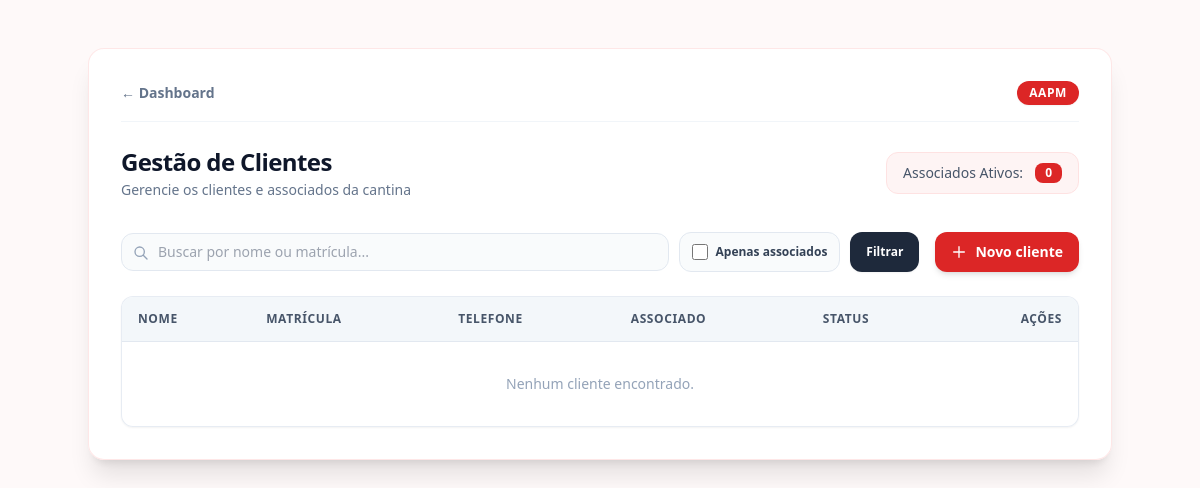
The app's page /clientes/ (signed in), older data.
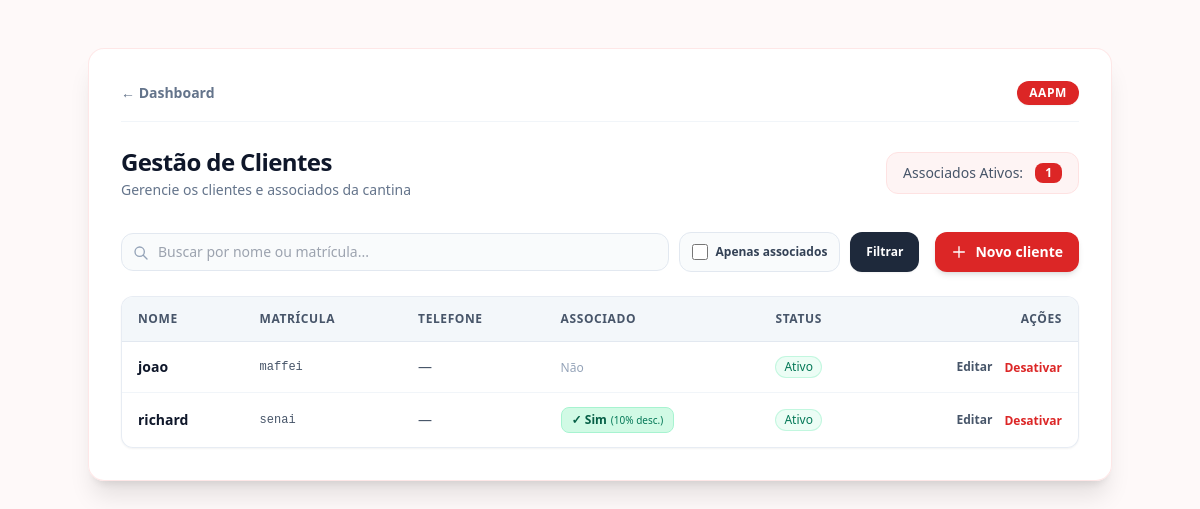
The same page, newer data.
### app/models/cliente.py (models this page shows, shortened)
class Cliente(Base):
    __tablename__ = "clientes"
    id         = Column(Integer, primary_key=True, index=True)
    nome       = Column(String(150), nullable=False, index=True)
    matricula  = Column(String(50), nullable=True, unique=True)
    telefone   = Column(String(20), nullable=True)
    is_associado = Column(Boolean, default=False, nullable=False)
    ativo      = Column(Boolean, default=True)
    criado_em  = Column(DateTime, server_default=func.now())
    vendas = relationship("Venda", back_populates="cliente")

### app/controllers/cliente_controller.py (the view)
@router.get("/")
def listar_clientes(
    request: Request,
    busca: str = "",
    apenas_associados: bool = False,
    db: Session = Depends(get_db),
    admin = Depends(get_admin)
):
    query = db.query(Cliente)
    if busca:
        query = query.filter(
            Cliente.nome.ilike(f"%{busca}%") |
            Cliente.matricula.ilike(f"%{busca}%")
        )
    if apenas_associados:
        query = query.filter(Cliente.is_associado == True)
    clientes = query.order_by(Cliente.nome).all()
    total_associados = db.query(Cliente).filter(
        Cliente.is_associado == True,
        Cliente.ativo == True
    ).count()
    return templates.TemplateResponse(
        request,
        "clientes/index.html",
        {
            "request":           request,
            "usuario":           admin,
            "clientes":          clientes,
            "busca":             busca,
            "apenas_associados": apenas_associados,
            "total_associados":  total_associados,
        }
    )

### app/templates/clientes/index.html (shortened to what this page needs)
<!DOCTYPE html>
<html lang="pt-br">
<head>
    <script src="https://cdn.tailwindcss.com"></script>
</head>
<body class="bg-red-50/40 min-h-screen flex flex-col items-center justify-start p-4 sm:p-6 font-sans text-slate-800 relative">
    <ul class="cubes-bg">
    </ul>
    <main class="w-full max-w-5xl bg-white/90 backdrop-blur-md rounded-2xl shadow-xl border border-red-100/80 p-6 sm:p-8 space-y-6 my-6 z-10">
        <div class="flex items-center justify-between border-b border-slate-100 pb-4">
            <a href="/" class="inline-flex items-center text-sm font-semibold text-slate-500 hover:text-red-600 transition-colors">
                ← Dashboard
            </a>
            <div class="px-3 py-1 bg-red-600 text-white font-bold text-xs rounded-xl shadow-sm tracking-wider">
                AAPM
            </div>
        </div>
        <div class="flex flex-col md:flex-row md:items-center justify-between gap-4">
            <div>
                <h1 class="text-2xl font-extrabold text-slate-900 tracking-tight">Gestão de Clientes</h1>
                <p class="text-sm text-slate-500 mt-0.5">Gerencie os clientes e associados da cantina</p>
            </div>
            <div class="inline-flex items-center gap-3 bg-red-50/80 border border-red-100 px-4 py-2.5 rounded-xl text-sm self-start md:self-auto">
                <span class="text-slate-600 font-medium">Associados Ativos:</span>
                <span class="px-2.5 py-0.5 bg-red-600 text-white font-bold rounded-lg text-xs">
                    {{ total_associados }}
                </span>
            </div>
        </div>
        <div class="flex flex-col lg:flex-row lg:items-center justify-between gap-4 pt-2">
            <form method="get" action="/clientes" class="flex flex-wrap items-center gap-2.5 flex-1">
                <div class="relative flex-1 min-w-[220px]">
                    <input type="text"
                           name="busca"
                           placeholder="Buscar por nome ou matrícula..."
                           value="{{ busca }}"
                           class="w-full pl-9 pr-4 py-2 bg-slate-50/80 border border-slate-200 rounded-xl focus:bg-white focus:outline-none focus:ring-2 focus:ring-red-500/20 focus:border-red-600 transition-all text-sm text-slate-900">
                    <svg class="w-4 h-4 text-slate-400 absolute left-3 top-3" fill="none" stroke="currentColor" viewBox="0 0 24 24">
                        <path stroke-linecap="round" stroke-linejoin="round" stroke-width="2" d="M21 21l-6-6m2-5a7 7 0 11-14 0 7 7 0 0114 0z"/>
                    </svg>
                </div>
                <label class="flex items-center gap-2 px-3 py-2 bg-slate-50/80 border border-slate-200 rounded-xl cursor-pointer hover:bg-slate-100/80 transition-colors text-xs font-semibold text-slate-700 h-[40px]">
                    <input type="checkbox"
                           name="apenas_associados"
                           value="true"
                           {{ 'checked' if apenas_associados }}
                           class="h-4 w-4 text-red-600 rounded border-slate-300 focus:ring-red-500">
                    Apenas associados
                </label>
                <button type="submit"
                        class="px-4 py-2 bg-slate-800 hover:bg-slate-900 text-white font-semibold rounded-xl text-xs transition-all shadow-sm h-[40px]">
                    Filtrar
                </button>
            </form>
            <a href="/clientes/novo"
               class="inline-flex items-center justify-center gap-2 px-4 py-2.5 bg-red-600 hover:bg-red-700 text-white font-semibold rounded-xl shadow-md hover:shadow-lg transition-all duration-200 text-sm whitespace-nowrap hover:-translate-y-0.5">
                <svg class="w-4 h-4" fill="none" stroke="currentColor" viewBox="0 0 24 24">
                    <path stroke-linecap="round" stroke-linejoin="round" stroke-width="2" d="M12 4v16m8-8H4"/>
                </svg>
                Novo cliente
            </a>
        </div>
        <div class="overflow-x-auto rounded-xl border border-slate-200/80 shadow-sm bg-white/60 backdrop-blur-sm">
            <table class="w-full text-left border-collapse">
                <thead>
                    <tr class="bg-slate-100/80 text-slate-600 text-xs font-bold uppercase tracking-wider border-b border-slate-200">
                        <th class="py-3.5 px-4">Nome</th>
                        <th class="py-3.5 px-4">Matrícula</th>
                        <th class="py-3.5 px-4">Telefone</th>
                        <th class="py-3.5 px-4">Associado</th>
                        <th class="py-3.5 px-4">Status</th>
                        <th class="py-3.5 px-4 text-right">Ações</th>
                    </tr>
                </thead>
                <tbody class="divide-y divide-slate-100 text-sm">
                    {% for c in clientes %}
                    <tr class="hover:bg-slate-50/80 transition-colors">
                        <td class="py-3.5 px-4 font-semibold text-slate-900">
                            {{ c.nome }}
                        </td>
                        <td class="py-3.5 px-4 text-slate-600 font-mono text-xs">
                            {{ c.matricula or "—" }}
                        </td>
                        <td class="py-3.5 px-4 text-slate-600">
                            {{ c.telefone or "—" }}
                        </td>
                        <td class="py-3.5 px-4">
                            {% if c.is_associado %}
                                <span class="inline-flex items-center gap-1 px-2.5 py-1 bg-emerald-100 text-emerald-800 font-bold text-xs rounded-lg border border-emerald-200">
                                    ✓ Sim <span class="font-normal text-[10px] text-emerald-700">(10% desc.)</span>
                                </span>
                            {% else %}
                                <span class="text-slate-400 text-xs font-medium">Não</span>
                            {% endif %}
                        </td>
                        <td class="py-3.5 px-4">
                            {% if c.ativo %}
                                <span class="inline-flex items-center px-2 py-0.5 rounded-full text-xs font-medium bg-emerald-50 text-emerald-700 border border-emerald-200/60">
                                    Ativo
                                </span>
                            {% else %}
                                <span class="inline-flex items-center px-2 py-0.5 rounded-full text-xs font-medium bg-slate-100 text-slate-500 border border-slate-200">
                                    Inativo
                                </span>
                            {% endif %}
                        </td>
                        <td class="py-3.5 px-4 text-right">
                            <div class="flex items-center justify-end gap-3">
                                <a href="/clientes/{{ c.id }}/editar"
                                   class="font-semibold text-slate-600 hover:text-red-600 transition-colors text-xs">
                                    Editar
                                </a>
                                <form action="/clientes/{{ c.id }}/toggle-ativo"
                                      method="post"
                                      class="inline">
                                    <button type="submit"
                                            class="font-semibold text-xs transition-colors {{ 'text-red-600 hover:text-red-800' if c.ativo else 'text-emerald-600 hover:text-emerald-800' }}">
                                        {{ "Desativar" if c.ativo else "Ativar" }}
                                    </button>
                                </form>
                            </div>
                        </td>
                    </tr>
                    {% endfor %}
                    {% if not clientes %}
                    <tr>
                        <td colspan="6" class="py-8 text-center text-slate-400 text-sm">
                            Nenhum cliente encontrado.
                        </td>
                    </tr>
                    {% endif %}
                </tbody>
            </table>
        </div>
    </main>
</body>
</html>

### app/templates/clientes/index.html (style rules this page uses)
.cubes-bg { position: fixed; top: 0; left: 0; width: 100%; height: 100%; overflow: hidden; z-index: 0; margin: 0; padding: 0; }

Row changes from the older to the newer data that the page shows:
added Cliente: nome "joao", matricula "maffei", telefone "—", is_associado "Não", shows "Ativo", ativo "Desativar"
added Cliente: nome "richard", matricula "senai", telefone "—", is_associado "✓ Sim", shows "Ativo", ativo "Desativar"
Text that changed along with them:
{{ total_associados }}: "0" → "1"
text no longer shown: "Nenhum cliente encontrado."
